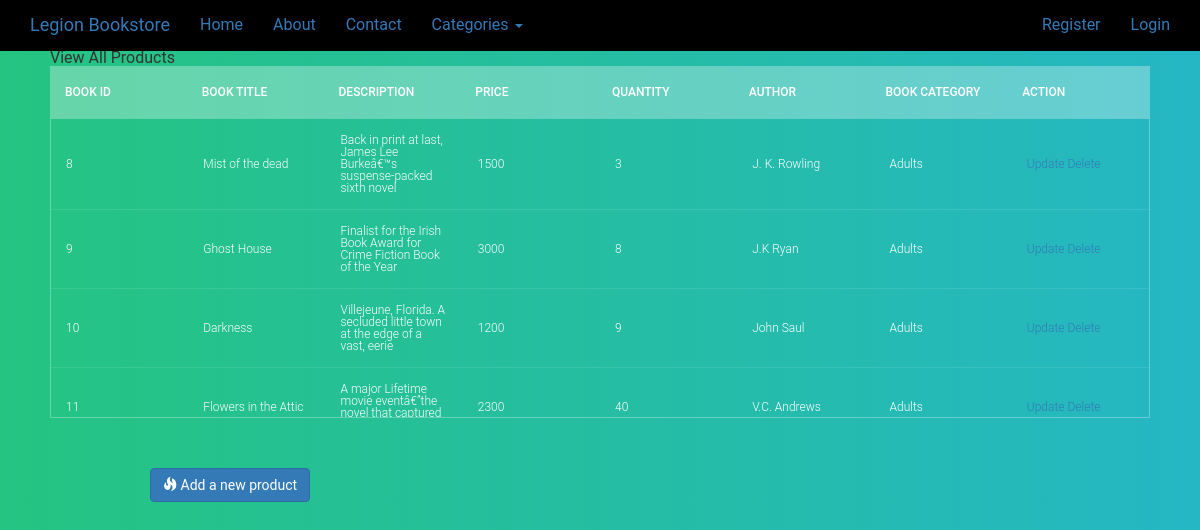
The page /view-all-products.php on the database its author committed.
### tables this page shows
CREATE TABLE `product` (
  `prodID` int(11) NOT NULL,
  `prodname` varchar(200) NOT NULL,
  `productDesc` varchar(500) NOT NULL,
  `prodprice` float NOT NULL,
  `producQty` int(11) NOT NULL,
  `productIMG` varchar(200) NOT NULL,
  `author` varchar(100) NOT NULL,
  `productcatergory` varchar(50) NOT NULL
);

### view-all-products.php (the view, shortened to what this page needs)
<!DOCTYPE html>
<html>
    <head>
        <link href="bootstrap/css/bootstrap.min.css" rel="stylesheet"  media="screen">
        <link rel="stylesheet" href="css/tablecss/css/reset.css">
        <link rel="stylesheet" href="css/tablecss/css/style.css">
    </head>
    <body>
        <?php include './template/header.php'; ?>
        <section>
<h2>View All Products</h2>
<div class="tbl-header" style="padding-right: 6px;">
<table cellpadding="0" cellspacing="0" border="0">
  <thead>
    <tr>
      <th>Book Id</th>
      <th>Book Title</th>
      <th>Description</th>
      <th>Price</th>
      <th>Quantity</th>
      <th>Author</th>
      <th>Book Category</th>
      <th>Action</th>
    </tr>
  </thead>
</table>
</div>
<div class="tbl-content">
<table cellpadding="0" cellspacing="0" border="0">
 <?php
				   include './dbconfig.php';
				   $sql = "SELECT prodID,prodname,productDesc,prodprice,producQty,author,productcatergory FROM product";
				   $result = $conn->query($sql);
				   if($result->num_rows > 0){
					while ($row = $result->fetch_assoc()){
				   ?>
                   <tbody>
                        <tr>
                            <td><?php echo $row['prodID']; ?></td>
                            <td><?php echo $row['prodname']; ?></td>
                            <td><?php echo $row['productDesc']; ?></td>
                            <td><?php echo $row['prodprice']; ?></td>
                            <td><?php echo $row['producQty']; ?></td>
                            <td><?php echo $row['author'];?></td>
                            <td><?php echo $row['productcatergory'];?></td>
                            <td>
                               <a href="product-registration.php?id=<?php echo $row["prodID"];?>">Update</a>
                                <a href="./logic/delete-product.php?pid=<?php echo $row['prodID']; ?>">Delete</a>
                            </td>
                        </tr>
                        <?php
					}
				   }
                   ?>
                    </table>
</div>
</section>
<a href="product-registration.php" class="btn btn-primary btn-primary" style="margin-left:150px"><span class="glyphicon glyphicon-fire"></span> Add a new product</a>
    </body>
</html>

### css/tablecss/css/style.css (style rules this page uses)
table { width:100%; table-layout: fixed; }
.tbl-header { background-color: rgba(255,255,255,0.3); }
.tbl-content { height:300px; overflow-x:auto; margin-top: 0px; border: 1px solid rgba(255,255,255,0.3); }
th { padding: 20px 15px; text-align: left; font-weight: 500; font-size: 12px; color: #fff; text-transform: uppercase; }
td { padding: 15px; text-align: left; vertical-align:middle; font-weight: 300; font-size: 12px; color: #fff; border-bottom: solid 1px rgba(255,255,255,0.1); }
body { background: -webkit-linear-gradient(left, #25c481, #25b7c4); background: linear-gradient(to right, #25c481, #25b7c4); font-family: 'Roboto', sans-serif; }
section { margin: 50px; }

### rows shown on the page
product: prodID "8", prodname "Mist of the dead", productDesc "Back in print at last, James Lee Burkeâ€™s suspense-packed sixth novel", prodprice "1500", producQty "3", author "J. K. Rowling", productcatergory "Adults"
product: prodID "9", prodname "Ghost House", productDesc "Finalist for the Irish Book Award for Crime Fiction Book of the Year", prodprice "3000", producQty "8", author "J.K Ryan", productcatergory "Adults"
product: prodID "10", prodname "Darkness", productDesc "Villejeune, Florida. A secluded little town at the edge of a vast, eerie", prodprice "1200", producQty "9", author "John Saul", productcatergory "Adults"
product: prodID "11", prodname "Flowers in the Attic", productDesc "A major Lifetime movie eventâ€”the novel that captured…", prodprice "2300", producQty "40", author "V.C. Andrews", productcatergory "Adults"
